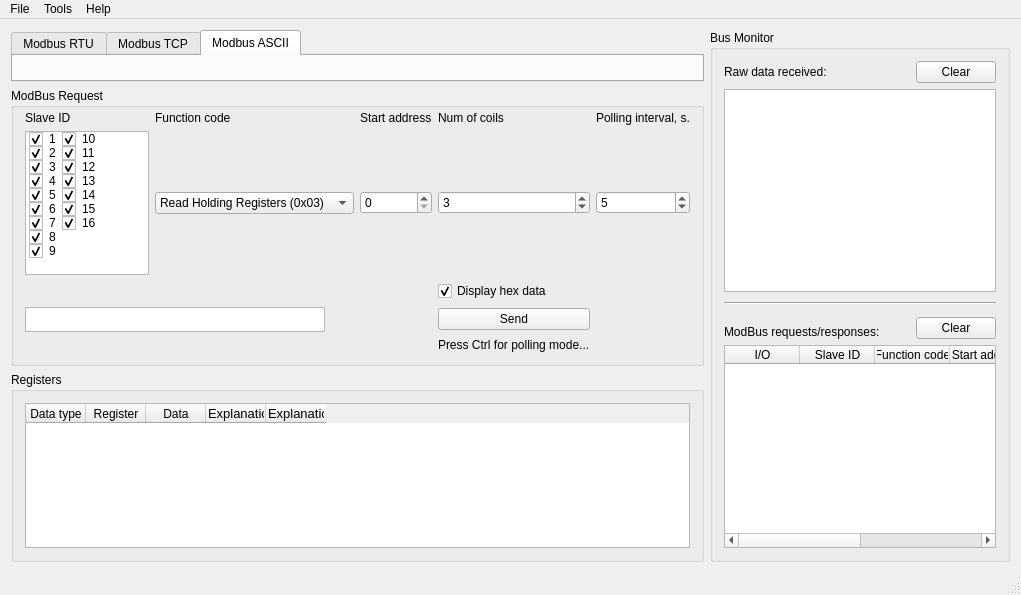
<?xml version="1.0" encoding="UTF-8"?>
<ui version="4.0">
 <class>MainWindowClass</class>
 <widget class="QMainWindow" name="MainWindowClass">
  <property name="geometry">
   <rect>
    <x>0</x>
    <y>0</y>
    <width>1021</width>
    <height>595</height>
   </rect>
  </property>
  <property name="windowTitle">
   <string>QModBus</string>
  </property>
  <property name="windowIcon">
   <iconset resource="../data/qmodbus.qrc">
    <normaloff>:/images/logo.png</normaloff>:/images/logo.png</iconset>
  </property>
  <widget class="QWidget" name="centralWidget">
   <layout class="QHBoxLayout" name="horizontalLayout_3">
    <item>
     <layout class="QVBoxLayout" name="verticalLayout">
      <item>
       <widget class="QTabWidget" name="tabWidget">
        <property name="currentIndex">
         <number>2</number>
        </property>
        <widget class="QWidget" name="tab">
         <attribute name="title">
          <string>Modbus RTU</string>
         </attribute>
         <layout class="QHBoxLayout" name="horizontalLayout">
          <item>
           <widget class="RtuSettingsWidget" name="rtuSettingsWidget" native="true"/>
          </item>
         </layout>
        </widget>
        <widget class="QWidget" name="tab_2">
         <attribute name="title">
          <string>Modbus TCP</string>
         </attribute>
         <layout class="QHBoxLayout" name="horizontalLayout_2">
          <item>
           <widget class="TcpIpSettingsWidget" name="tcpSettingsWidget" native="true"/>
          </item>
         </layout>
        </widget>
        <widget class="QWidget" name="tab_3">
         <attribute name="title">
          <string>Modbus ASCII</string>
         </attribute>
         <layout class="QHBoxLayout" name="horizontalLayout_2">
          <item>
           <widget class="AsciiSettingsWidget" name="asciiSettingsWidget" native="true"/>
          </item>
         </layout>
        </widget>
       </widget>
      </item>
      <item>
       <widget class="QGroupBox" name="groupBox_2">
        <property name="title">
         <string>ModBus Request</string>
        </property>
        <layout class="QGridLayout" name="gridLayout">
         <property name="topMargin">
          <number>3</number>
         </property>
         <item row="4" column="0" colspan="4">
          <widget class="QTextEdit" name="requestPreview">
           <property name="sizePolicy">
            <sizepolicy hsizetype="Fixed" vsizetype="Fixed">
             <horstretch>0</horstretch>
             <verstretch>0</verstretch>
            </sizepolicy>
           </property>
           <property name="maximumSize">
            <size>
             <width>300</width>
             <height>25</height>
            </size>
           </property>
           <property name="font">
            <font>
             <family>Courier</family>
            </font>
           </property>
           <property name="verticalScrollBarPolicy">
            <enum>Qt::ScrollBarAlwaysOff</enum>
           </property>
           <property name="horizontalScrollBarPolicy">
            <enum>Qt::ScrollBarAlwaysOff</enum>
           </property>
           <property name="undoRedoEnabled">
            <bool>false</bool>
           </property>
           <property name="textInteractionFlags">
            <set>Qt::TextSelectableByKeyboard|Qt::TextSelectableByMouse</set>
           </property>
          </widget>
         </item>
         <item row="5" column="4">
          <widget class="QLabel" name="label_13">
           <property name="text">
            <string>Press Ctrl for polling mode...</string>
           </property>
          </widget>
         </item>
         <item row="2" column="4">
          <widget class="QSpinBox" name="numCoils">
           <property name="minimum">
            <number>1</number>
           </property>
           <property name="maximum">
            <number>65535</number>
           </property>
           <property name="value">
            <number>3</number>
           </property>
          </widget>
         </item>
         <item row="4" column="4">
          <widget class="QPushButton" name="sendBtn">
           <property name="text">
            <string>Send</string>
           </property>
           <property name="checkable">
            <bool>true</bool>
           </property>
          </widget>
         </item>
         <item row="2" column="7">
          <spacer name="horizontalSpacer">
           <property name="orientation">
            <enum>Qt::Horizontal</enum>
           </property>
           <property name="sizeHint" stdset="0">
            <size>
             <width>40</width>
             <height>20</height>
            </size>
           </property>
          </spacer>
         </item>
         <item row="0" column="5" rowspan="2" colspan="2">
          <widget class="QLabel" name="label_12">
           <property name="text">
            <string>Polling interval, s.</string>
           </property>
          </widget>
         </item>
         <item row="3" column="4" colspan="3">
          <widget class="QCheckBox" name="checkBoxHexData">
           <property name="text">
            <string>Display hex data</string>
           </property>
           <property name="checked">
            <bool>true</bool>
           </property>
          </widget>
         </item>
         <item row="0" column="2" rowspan="2">
          <widget class="QLabel" name="label_7">
           <property name="text">
            <string>Function code</string>
           </property>
          </widget>
         </item>
         <item row="0" column="0" rowspan="2">
          <widget class="QLabel" name="label_6">
           <property name="text">
            <string>Slave ID</string>
           </property>
          </widget>
         </item>
         <item row="3" column="0">
          <spacer name="verticalSpacer">
           <property name="orientation">
            <enum>Qt::Vertical</enum>
           </property>
           <property name="sizeType">
            <enum>QSizePolicy::Fixed</enum>
           </property>
           <property name="sizeHint" stdset="0">
            <size>
             <width>20</width>
             <height>20</height>
            </size>
           </property>
          </spacer>
         </item>
         <item row="0" column="3" rowspan="2">
          <widget class="QLabel" name="label_8">
           <property name="text">
            <string>Start address</string>
           </property>
          </widget>
         </item>
         <item row="2" column="5" colspan="2">
          <widget class="QSpinBox" name="pollingInterval">
           <property name="minimum">
            <number>1</number>
           </property>
           <property name="maximum">
            <number>65535</number>
           </property>
           <property name="value">
            <number>5</number>
           </property>
          </widget>
         </item>
         <item row="0" column="4" rowspan="2">
          <widget class="QLabel" name="label_9">
           <property name="text">
            <string>Num of coils</string>
           </property>
          </widget>
         </item>
         <item row="2" column="2">
          <widget class="QComboBox" name="functionCode">
           <item>
            <property name="text">
             <string>Read Holding Registers (0x03)</string>
            </property>
           </item>
           <item>
            <property name="text">
             <string>Read Coils (0x01)</string>
            </property>
           </item>
           <item>
            <property name="text">
             <string>Read Discrete Inputs (0x02)</string>
            </property>
           </item>
           <item>
            <property name="text">
             <string>Read Input Registers (0x04)</string>
            </property>
           </item>
           <item>
            <property name="text">
             <string>Write Single Coil (0x05)</string>
            </property>
           </item>
           <item>
            <property name="text">
             <string>Write Single Register (0x06)</string>
            </property>
           </item>
           <item>
            <property name="text">
             <string>Write Multiple Coils (0x0f)</string>
            </property>
           </item>
           <item>
            <property name="text">
             <string>Write Multiple Registers (0x10)</string>
            </property>
           </item>
          </widget>
         </item>
         <item row="2" column="3">
          <widget class="QSpinBox" name="startAddr">
           <property name="maximum">
            <number>65535</number>
           </property>
          </widget>
         </item>
         <item row="2" column="0" colspan="2">
          <widget class="QListWidget" name="slaveID">
           <property name="enabled">
            <bool>true</bool>
           </property>
           <property name="isWrapping" stdset="0">
            <bool>true</bool>
           </property>
           <property name="viewMode">
            <enum>QListView::ListMode</enum>
           </property>
           <property name="wordWrap">
            <bool>true</bool>
           </property>
           <property name="itemAlignment">
            <set>Qt::AlignLeading</set>
           </property>
           <property name="sortingEnabled">
            <bool>false</bool>
           </property>
           <item>
            <property name="text">
             <string>1</string>
            </property>
            <property name="checkState">
             <enum>Checked</enum>
            </property>
           </item>
           <item>
            <property name="text">
             <string>2</string>
            </property>
            <property name="checkState">
             <enum>Checked</enum>
            </property>
           </item>
           <item>
            <property name="text">
             <string>3</string>
            </property>
            <property name="checkState">
             <enum>Checked</enum>
            </property>
           </item>
           <item>
            <property name="text">
             <string>4</string>
            </property>
            <property name="checkState">
             <enum>Checked</enum>
            </property>
           </item>
           <item>
            <property name="text">
             <string>5</string>
            </property>
            <property name="checkState">
             <enum>Checked</enum>
            </property>
           </item>
           <item>
            <property name="text">
             <string>6</string>
            </property>
            <property name="checkState">
             <enum>Checked</enum>
            </property>
           </item>
           <item>
            <property name="text">
             <string>7</string>
            </property>
            <property name="checkState">
             <enum>Checked</enum>
            </property>
           </item>
           <item>
            <property name="text">
             <string>8</string>
            </property>
            <property name="checkState">
             <enum>Checked</enum>
            </property>
           </item>
           <item>
            <property name="text">
             <string>9</string>
            </property>
            <property name="checkState">
             <enum>Checked</enum>
            </property>
           </item>
           <item>
            <property name="text">
             <string>10</string>
            </property>
            <property name="checkState">
             <enum>Checked</enum>
            </property>
           </item>
           <item>
            <property name="text">
             <string>11</string>
            </property>
            <property name="checkState">
             <enum>Checked</enum>
            </property>
           </item>
           <item>
            <property name="text">
             <string>12</string>
            </property>
            <property name="checkState">
             <enum>Checked</enum>
            </property>
           </item>
           <item>
            <property name="text">
             <string>13</string>
            </property>
            <property name="checkState">
             <enum>Checked</enum>
            </property>
           </item>
           <item>
            <property name="text">
             <string>14</string>
            </property>
            <property name="checkState">
             <enum>Checked</enum>
            </property>
           </item>
           <item>
            <property name="text">
             <string>15</string>
            </property>
            <property name="checkState">
             <enum>Checked</enum>
            </property>
           </item>
           <item>
            <property name="text">
             <string>16</string>
            </property>
            <property name="checkState">
             <enum>Checked</enum>
            </property>
           </item>
          </widget>
         </item>
        </layout>
       </widget>
      </item>
      <item>
       <widget class="QGroupBox" name="groupBox_4">
        <property name="title">
         <string>Registers</string>
        </property>
        <layout class="QVBoxLayout" name="verticalLayout_2">
         <item>
          <widget class="QTableWidget" name="regTable">
           <property name="textElideMode">
            <enum>Qt::ElideLeft</enum>
           </property>
           <attribute name="horizontalHeaderCascadingSectionResizes">
            <bool>true</bool>
           </attribute>
           <attribute name="horizontalHeaderDefaultSectionSize">
            <number>60</number>
           </attribute>
           <attribute name="horizontalHeaderMinimumSectionSize">
            <number>60</number>
           </attribute>
           <attribute name="verticalHeaderVisible">
            <bool>false</bool>
           </attribute>
           <attribute name="verticalHeaderDefaultSectionSize">
            <number>25</number>
           </attribute>
           <column>
            <property name="text">
             <string>Data type</string>
            </property>
           </column>
           <column>
            <property name="text">
             <string>Register</string>
            </property>
           </column>
           <column>
            <property name="text">
             <string>Data</string>
            </property>
           </column>
           <column>
            <property name="text">
             <string>Explanation register</string>
            </property>
            <property name="font">
             <font>
              <pointsize>10</pointsize>
             </font>
            </property>
            <property name="textAlignment">
             <set>AlignJustify|AlignVCenter</set>
            </property>
           </column>
           <column>
            <property name="text">
             <string>Explanation data</string>
            </property>
            <property name="font">
             <font>
              <pointsize>10</pointsize>
             </font>
            </property>
            <property name="textAlignment">
             <set>AlignJustify|AlignVCenter</set>
            </property>
           </column>
          </widget>
         </item>
        </layout>
       </widget>
      </item>
     </layout>
    </item>
    <item>
     <widget class="QGroupBox" name="groupBox_3">
      <property name="title">
       <string>Bus Monitor</string>
      </property>
      <layout class="QGridLayout" name="gridLayout_4">
       <item row="0" column="0">
        <widget class="QLabel" name="label_10">
         <property name="text">
          <string>Raw data received:</string>
         </property>
        </widget>
       </item>
       <item row="0" column="1" colspan="2">
        <spacer name="horizontalSpacer_2">
         <property name="orientation">
          <enum>Qt::Horizontal</enum>
         </property>
         <property name="sizeHint" stdset="0">
          <size>
           <width>201</width>
           <height>20</height>
          </size>
         </property>
        </spacer>
       </item>
       <item row="0" column="3">
        <widget class="QPushButton" name="clearBusRawData">
         <property name="text">
          <string>Clear</string>
         </property>
        </widget>
       </item>
       <item row="1" column="0" colspan="4">
        <widget class="QPlainTextEdit" name="rawData">
         <property name="font">
          <font>
           <family>Fixedsys</family>
           <pointsize>10</pointsize>
          </font>
         </property>
         <property name="undoRedoEnabled">
          <bool>false</bool>
         </property>
         <property name="readOnly">
          <bool>true</bool>
         </property>
        </widget>
       </item>
       <item row="2" column="0">
        <spacer name="verticalSpacer_2">
         <property name="orientation">
          <enum>Qt::Vertical</enum>
         </property>
         <property name="sizeType">
          <enum>QSizePolicy::Fixed</enum>
         </property>
         <property name="sizeHint" stdset="0">
          <size>
           <width>20</width>
           <height>4</height>
          </size>
         </property>
        </spacer>
       </item>
       <item row="3" column="0" colspan="4">
        <widget class="Line" name="line">
         <property name="orientation">
          <enum>Qt::Horizontal</enum>
         </property>
        </widget>
       </item>
       <item row="4" column="0" rowspan="2">
        <spacer name="verticalSpacer_3">
         <property name="orientation">
          <enum>Qt::Vertical</enum>
         </property>
         <property name="sizeType">
          <enum>QSizePolicy::Fixed</enum>
         </property>
         <property name="sizeHint" stdset="0">
          <size>
           <width>20</width>
           <height>4</height>
          </size>
         </property>
        </spacer>
       </item>
       <item row="6" column="0" colspan="2">
        <widget class="QLabel" name="label_11">
         <property name="text">
          <string>ModBus requests/responses:</string>
         </property>
        </widget>
       </item>
       <item row="5" column="2" rowspan="2">
        <spacer name="horizontalSpacer_3">
         <property name="orientation">
          <enum>Qt::Horizontal</enum>
         </property>
         <property name="sizeHint" stdset="0">
          <size>
           <width>156</width>
           <height>20</height>
          </size>
         </property>
        </spacer>
       </item>
       <item row="5" column="3" rowspan="2">
        <widget class="QPushButton" name="clearBusMonTable">
         <property name="text">
          <string>Clear</string>
         </property>
        </widget>
       </item>
       <item row="7" column="0" colspan="4">
        <widget class="QTableWidget" name="busMonTable">
         <property name="editTriggers">
          <set>QAbstractItemView::NoEditTriggers</set>
         </property>
         <attribute name="horizontalHeaderCascadingSectionResizes">
          <bool>true</bool>
         </attribute>
         <attribute name="horizontalHeaderDefaultSectionSize">
          <number>75</number>
         </attribute>
         <attribute name="verticalHeaderDefaultSectionSize">
          <number>18</number>
         </attribute>
         <column>
          <property name="text">
           <string>I/O</string>
          </property>
         </column>
         <column>
          <property name="text">
           <string>Slave ID</string>
          </property>
         </column>
         <column>
          <property name="text">
           <string>Function code</string>
          </property>
         </column>
         <column>
          <property name="text">
           <string>Start address</string>
          </property>
         </column>
         <column>
          <property name="text">
           <string>Num of coils</string>
          </property>
         </column>
         <column>
          <property name="text">
           <string>CRC</string>
          </property>
         </column>
        </widget>
       </item>
      </layout>
     </widget>
    </item>
   </layout>
  </widget>
  <widget class="QStatusBar" name="statusBar"/>
  <widget class="QMenuBar" name="menuBar">
   <property name="geometry">
    <rect>
     <x>0</x>
     <y>0</y>
     <width>1021</width>
     <height>19</height>
    </rect>
   </property>
   <widget class="QMenu" name="menuFile">
    <property name="title">
     <string>File</string>
    </property>
    <addaction name="actionQuit"/>
   </widget>
   <widget class="QMenu" name="menuHelp">
    <property name="title">
     <string>Help</string>
    </property>
    <addaction name="actionAbout_QModBus"/>
   </widget>
   <widget class="QMenu" name="menuTools">
    <property name="title">
     <string>Tools</string>
    </property>
    <addaction name="actionBatchProcessing"/>
   </widget>
   <addaction name="menuFile"/>
   <addaction name="menuTools"/>
   <addaction name="menuHelp"/>
  </widget>
  <action name="actionQuit">
   <property name="text">
    <string>Quit</string>
   </property>
  </action>
  <action name="actionAbout_QModBus">
   <property name="text">
    <string>About QModBus</string>
   </property>
  </action>
  <action name="actionBatchProcessing">
   <property name="text">
    <string>Batch processing</string>
   </property>
  </action>
 </widget>
 <layoutdefault spacing="6" margin="11"/>
 <customwidgets>
  <customwidget>
   <class>RtuSettingsWidget</class>
   <extends>QWidget</extends>
   <header>rtusettingswidget.h</header>
   <container>1</container>
  </customwidget>
  <customwidget>
   <class>TcpIpSettingsWidget</class>
   <extends>QWidget</extends>
   <header>tcpipsettingswidget.h</header>
   <container>1</container>
  </customwidget>
  <customwidget>
   <class>AsciiSettingsWidget</class>
   <extends>QWidget</extends>
   <header>asciisettingswidget.h</header>
   <container>1</container>
  </customwidget>
 </customwidgets>
 <resources>
  <include location="../data/qmodbus.qrc"/>
 </resources>
 <connections>
  <connection>
   <sender>actionQuit</sender>
   <signal>triggered()</signal>
   <receiver>MainWindowClass</receiver>
   <slot>close()</slot>
   <hints>
    <hint type="sourcelabel">
     <x>-1</x>
     <y>-1</y>
    </hint>
    <hint type="destinationlabel">
     <x>214</x>
     <y>236</y>
    </hint>
   </hints>
  </connection>
  <connection>
   <sender>clearBusRawData</sender>
   <signal>clicked()</signal>
   <receiver>rawData</receiver>
   <slot>clear()</slot>
   <hints>
    <hint type="sourcelabel">
     <x>833</x>
     <y>65</y>
    </hint>
    <hint type="destinationlabel">
     <x>669</x>
     <y>186</y>
    </hint>
   </hints>
  </connection>
  <connection>
   <sender>actionBatchProcessing</sender>
   <signal>triggered()</signal>
   <receiver>MainWindowClass</receiver>
   <slot>openBatchProcessor()</slot>
   <hints>
    <hint type="sourcelabel">
     <x>-1</x>
     <y>-1</y>
    </hint>
    <hint type="destinationlabel">
     <x>444</x>
     <y>297</y>
    </hint>
   </hints>
  </connection>
 </connections>
 <slots>
  <slot>openBatchProcessor()</slot>
 </slots>
</ui>
